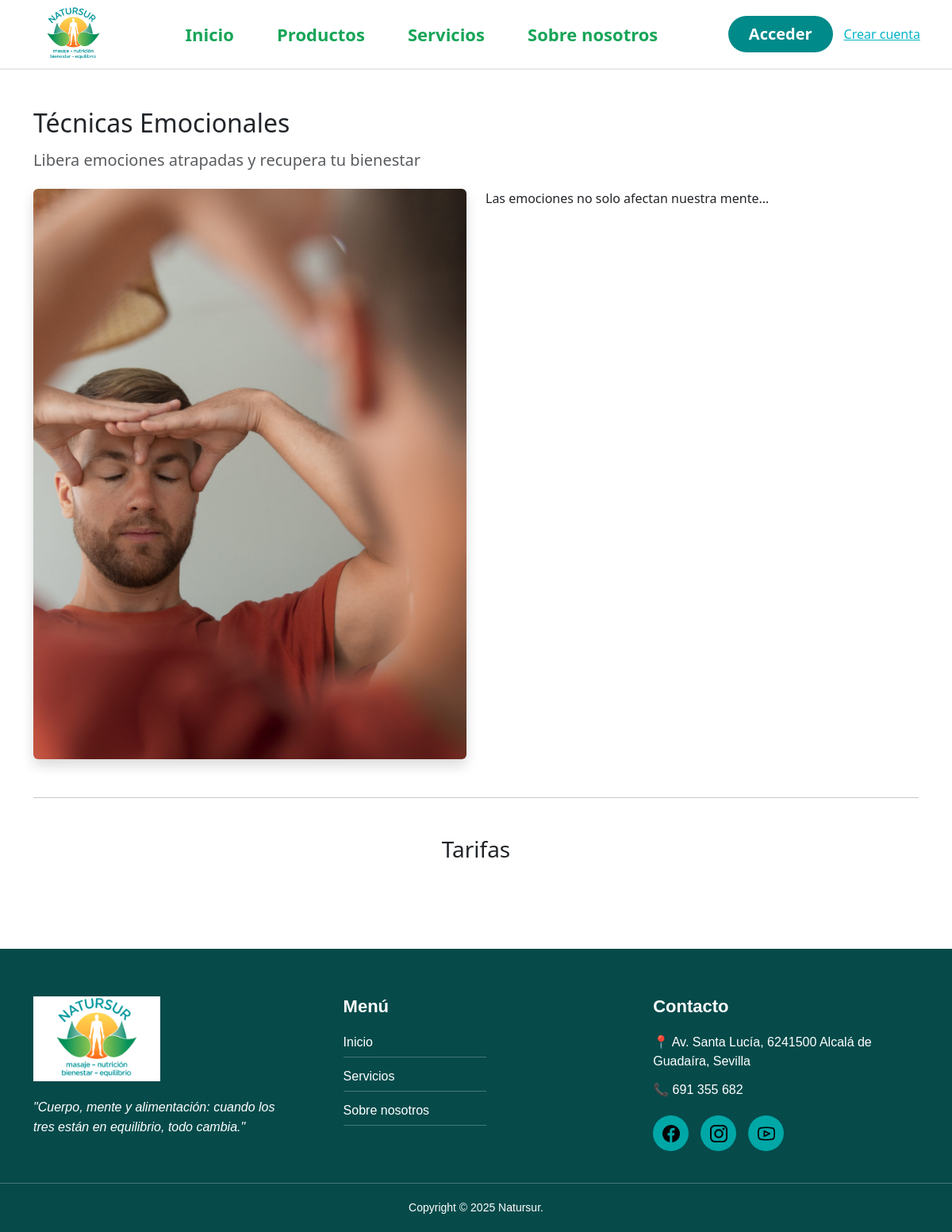
Page /servicios/3/ on the earlier database version.
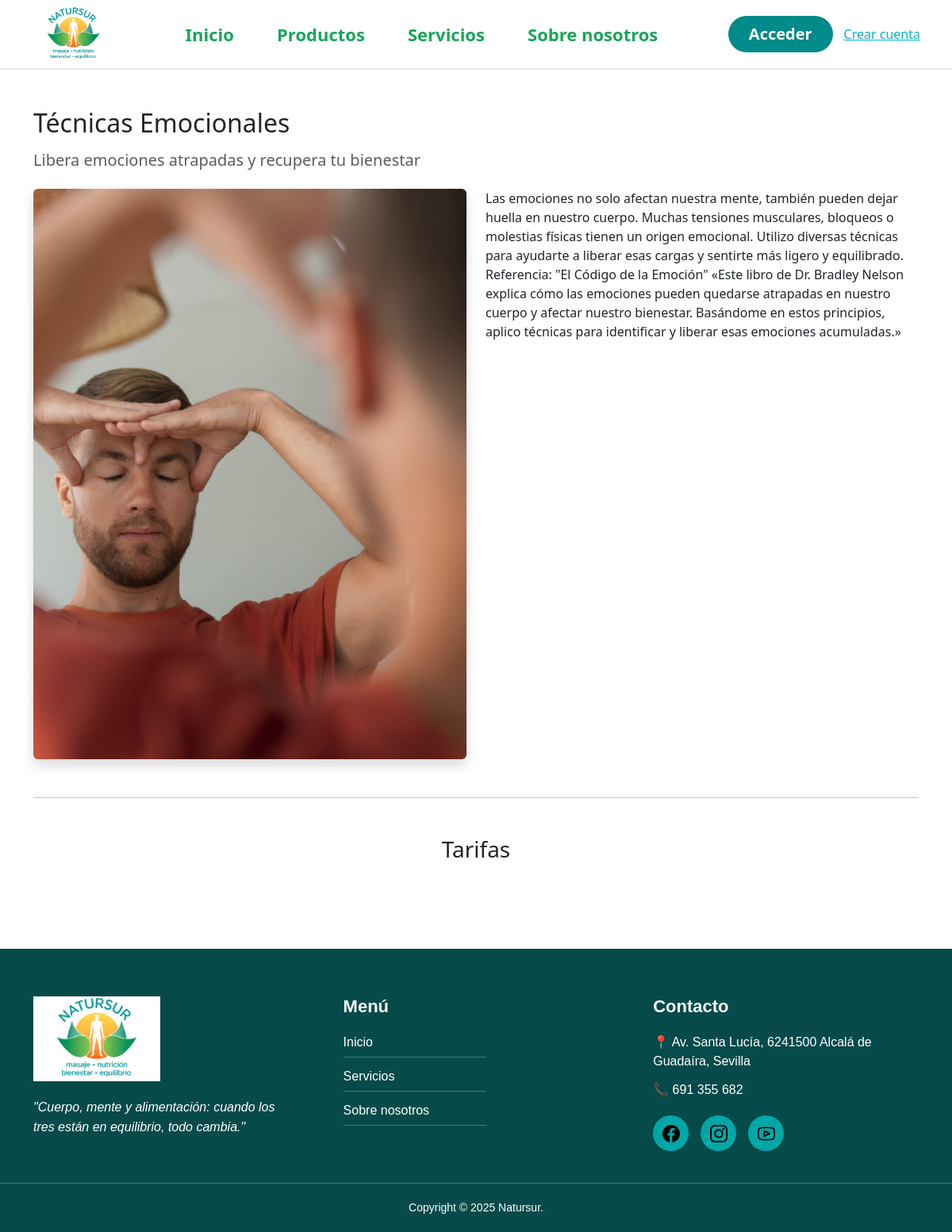
Same page on the later database version.
### main/models.py (models this page shows, shortened)
class Service(models.Model):
    title = models.CharField(max_length=255)
    subtitle = models.CharField(max_length=255)
    description = models.TextField()
    image = models.ImageField(upload_to='services/')
    imagen_der = models.BooleanField(default=True)

### main/views.py (the view)
# urls.py: path("servicios/<int:service_id>/", views.servicio_detalle, name="servicio_detalle"),
def servicio_detalle(request, service_id):
    service = get_object_or_404(Service, id=service_id)
    tarifas = Tarifa.objects.filter(service=service)
    return render(request, "servicios/detalle.html", {
        "service": service,
        "tarifas": tarifas,
    })

### main/templates/servicios/detalle.html (shortened to what this page needs)
{% extends "base.html" %}
{% block content %}
<section class="container py-5">
    <h2 class="mb-3">{{ service.title }}</h2>
    <h5 class="text-muted">{{ service.subtitle }}</h5>
    <div class="row mt-4">
        <div class="col-md-6">
            <img src="{{ service.image.url }}" class="img-fluid rounded shadow">
        </div>
        <div class="col-md-6">
            <p>{{ service.description }}</p>
        </div>
    </div>
    <hr class="my-5">
    <h3 class="text-center mb-4">Tarifas</h3>
</section>
{% endblock %}

Differences in the rows shown:
changed Service "Técnicas Emocionales": description "Las emociones no solo afectan nuestra mente..." → "…no solo afectan nuestra mente, también pueden dejar huella en nuestro cuerpo. Muchas tensiones musculares, bloqueos o molestias físicas tienen un origen emocional. Utilizo diversas técnicas para ayudarte a liberar esas cargas y sentirte más ligero y equilibrado. Referencia: \"El Código de la Emoción\" «Este libro de Dr. Bradley Nelson explica cómo las emociones pueden quedarse atrapadas en nuestro cuerpo y afectar nuestro bienestar. Basándome en estos principios, aplico técnicas para identificar y liberar esas emociones acumuladas.»"
